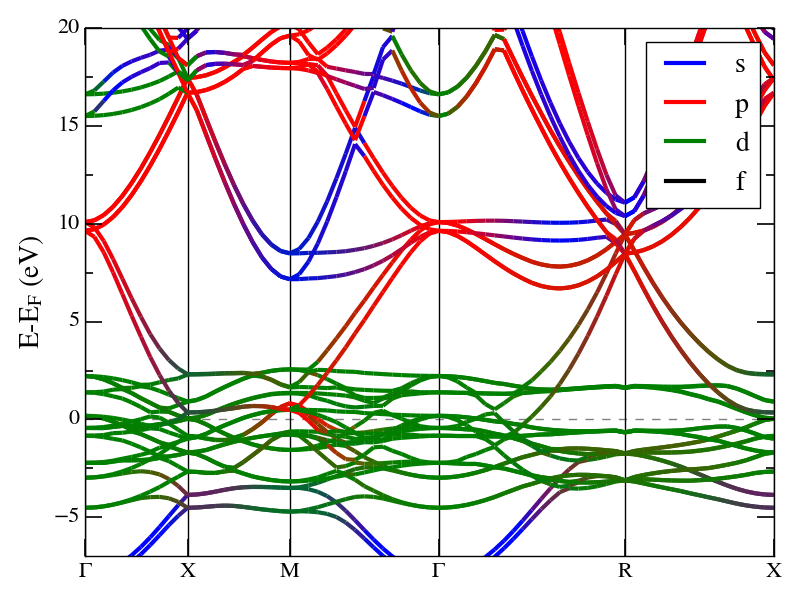

Write Python code to recreate this figure.
import numpy as np
from CASTEPbands import Spectral
import matplotlib.pyplot as plt
import matplotlib

# Set up Matplotlib for publication quality figures
matplotlib.rc('text', usetex = True)
plt.style.use("classic")
matplotlib.rcParams['mathtext.fontset'] = 'stix'
matplotlib.rcParams['font.family'] = 'STIXGeneral'

# Fig, ax and properties
fig,ax=plt.subplots()
fontsize=20

# Initialise the bands data
Fe_bands  = Spectral.Spectral('Fe',zero_fermi=True)

# Plot simple band structure
Fe_bands.plot_bs(ax,
                 pdos=True,
                 Elim=[-7,20])

plt.tight_layout()
plt.savefig("Fe_bands.png")

